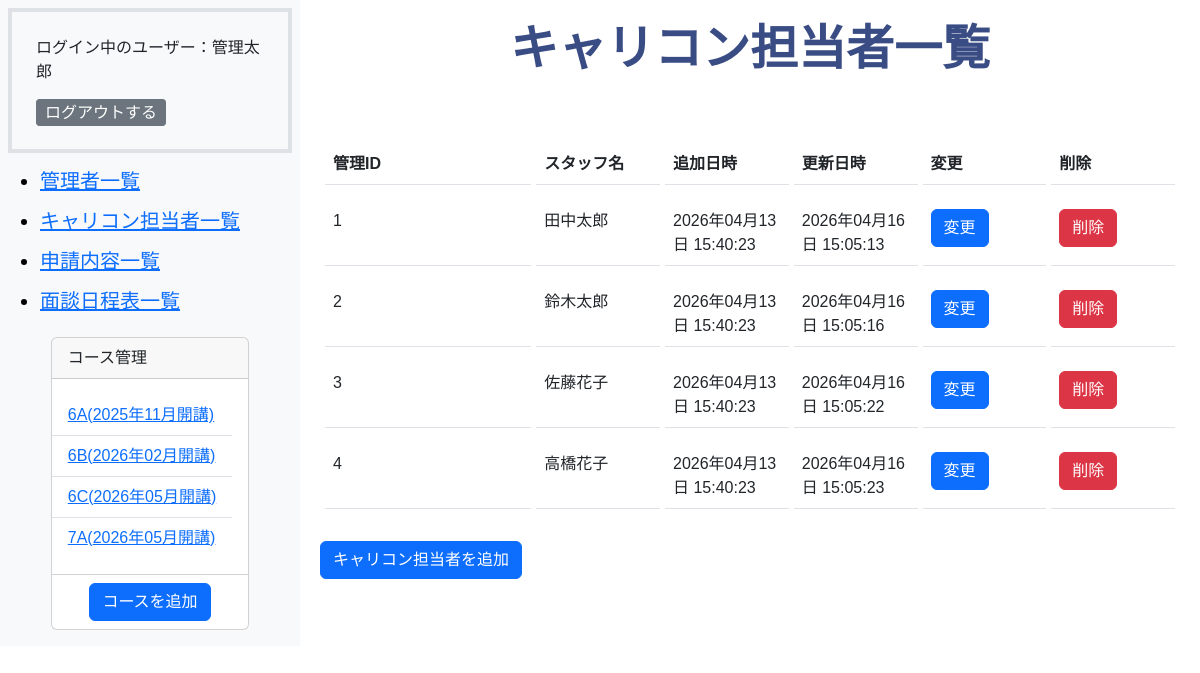
The app's page /admin/carcon_staff.php (signed in) with its own data.
### tables this page shows
CREATE TABLE `m_courses` (
  `id` int(11) NOT NULL,
  `name` varchar(255) NOT NULL,
  `start_date` date NOT NULL,
  `end_date` date NOT NULL,
  `course_type` int(11) NOT NULL,
  `classroom_id` int(11) NOT NULL,
  `is_deleted` tinyint(1) NOT NULL DEFAULT 0,
  `created_at` datetime NOT NULL DEFAULT current_timestamp(),
  `updated_at` datetime NOT NULL DEFAULT current_timestamp() ON UPDATE current_timestamp()
);

CREATE TABLE `m_classrooms` (
  `id` int(11) NOT NULL,
  `name` varchar(255) NOT NULL,
  `created_at` datetime NOT NULL DEFAULT current_timestamp(),
  `updated_at` datetime NOT NULL DEFAULT current_timestamp() ON UPDATE current_timestamp()
);

CREATE TABLE `m_carcon_staffs` (
  `id` int(11) NOT NULL,
  `last_name` varchar(255) NOT NULL,
  `first_name` varchar(255) NOT NULL,
  `is_deleted` tinyint(1) NOT NULL DEFAULT 0,
  `created_at` datetime NOT NULL DEFAULT current_timestamp(),
  `updated_at` datetime NOT NULL DEFAULT current_timestamp() ON UPDATE current_timestamp()
);

### includes/functions.php (called while the page is built, shortened)
<?php
function h($string)
{
    return htmlspecialchars($string, ENT_QUOTES, 'UTF-8');
}
function format_date($datetime, $type)
{
    $format_types = [
        1 => 'Y年m月d日 H:i:s',
        2 => 'Y年m月',
        3 => 'm月d日',
        4 => 'Y年m月d日',
        5 => 'Y',
        6 => 'm',
    ];
    return date($format_types[$type], strtotime($datetime));
}

### admin/carcon_staff.php (the view, shortened to what this page needs)
<?php
require_once __DIR__ . '/../includes/functions.php';
try {
    $db = db_connect();
    $sql = "SELECT * FROM m_carcon_staffs WHERE is_deleted=0";
    $stmt = $db->prepare($sql);
    $stmt->execute();
    $carcon_staffs = $stmt->fetchAll(PDO::FETCH_ASSOC);
} catch (PDOException $e) {
    exit($e->getMessage());
}
?>
<!DOCTYPE html>
<html lang="ja">
<head>
    <link href="https://cdn.jsdelivr.net/npm/bootstrap@5.3.0/dist/css/bootstrap.min.css" rel="stylesheet">
    <link rel="stylesheet" href="../css/style.css">
</head>
<body class="admin-wrapper">
    <?php
    require dirname(__FILE__) . '/sidebar.php';
    ?>
    <section class="admin-main-wrapper">
        <h1 class="display-5 fw-bold text-center">キャリコン担当者一覧</h1>
        <table class="table table-hover">
            <thead>
                <tr>
                    <th scope="col">管理ID</th>
                    <th scope="col">スタッフ名</th>
                    <th scope="col">追加日時</th>
                    <th scope="col">更新日時</th>
                    <th scope="col">変更</th>
                    <th scope="col">削除</th>
                </tr>
            </thead>
            <tbody>
                <?php foreach ($carcon_staffs as $data): ?>
                    <tr>
                        <td><?php echo h($data["id"]); ?></td>
                        <td><?php echo h($data["last_name"] . $data["first_name"]); ?></td>
                        <td><?php echo h(format_date($data["created_at"], 1)); ?></td>
                        <td><?php echo h(format_date($data["updated_at"], 1)); ?></td>
                        <td><a href="carcon_staff_edit.php?id=<?php echo h($data["id"]); ?>" class="btn btn-primary d-inline-block">変更</a></td>
                        <td><a href="carcon_staff_del_do.php?id=<?php echo h($data["id"]);  ?>" onclick="return confirm('削除してよろしいですか？');" class="btn btn-danger d-inline-block">削除</a></td>
                    </tr>
                <?php endforeach; ?>
            </tbody>
        </table>
        <a href="carcon_staff_add.php" class="btn btn-primary d-inline-block">キャリコン担当者を追加</a>
    </section>
</body>
</html>

### admin/sidebar.php (shortened to what this page needs)
<?php
$sql = "SELECT m_courses.id as course_id,m_courses.name as courses_name, m_courses.is_deleted as m_courses_is_deleted,start_date,m_classrooms.name as classroom_name FROM m_courses INNER JOIN m_classrooms ON m_courses.classroom_id = m_classrooms.id  ORDER BY start_date ASC";
$stmt = $db->prepare($sql);
$stmt->execute();
$course_list = $stmt->fetchAll(PDO::FETCH_ASSOC);
?>
<aside class="admin-sidebar-wrapper bg-light p-2">
    <div class="p-4 border border-4">
        <p class="fs-6">ログイン中のユーザー：<?php echo isset($_SESSION['login_admin_id']) ? $_SESSION['staff_name'] : "未ログイン"; ?></p>
        <a href="./logout.php" class="btn btn-secondary btn-sm fs-6 d-inline">ログアウトする</a>
    </div>
    <nav class="navbar navbar-light bg-light">
        <ul>
            <li class="navbar-brand"><a href="staff.php">管理者一覧</a></li>
            <li class="navbar-brand"><a href="carcon_staff.php">キャリコン担当者一覧</a></li>
            <li class="navbar-brand"><a href="index.php">申請内容一覧</a></li>
            <li class="navbar-brand"><a href="schedule.php">面談日程表一覧</a></li>
        </ul>
        <div id="course" class="card pb-2  m-auto">
            <p class="card-header">コース管理</p>
            <ul class="card-body list-group list-group-flush mb-2">
                <?php
                foreach ($course_list as $course):
                ?>
                    <?php if ($course['m_courses_is_deleted'] == 0): ?>
                        <li class="list-group-item"><a href="student.php?course_id=<?php echo h($course['course_id']) ?>"><?php echo h($course['classroom_name']) ?>(<?php echo h(format_date($course['start_date'], 2)) ?>開講)</a></li>
                    <?php endif; ?>
                <?php endforeach; ?>
            </ul>
            <a href="course_add.php" class="btn btn-primary m-auto">コースを追加</a>
        </div>
    </nav>
</aside>

### css/style.css (style rules this page uses)
.admin-wrapper { display: flex; }
.admin-sidebar-wrapper { width: max(300px, 20%); }
.admin-main-wrapper { width: 80%; padding-inline: 20px; padding-block-start: 20px; margin-inline-start: max(300px, 20%); ; }
aside { position: fixed; }
body { font-family: 'LINE Seed JP', sans-serif; }
table { border-collapse: separate; border-spacing: 5px 16px; table-layout: fixed; width: 100%; }
table td, table th { padding: 1.0rem 0.6rem; }
th:first-child, td:first-child { width: 25%; }
h1 { text-align: center; color: #394C84; margin-bottom: 50px; }
.btn { display: flex; justify-content: space-between; align-items: end; white-space: nowrap; }
.navbar { background-color: #F6F8FB; }

### records on screen
m_courses: classroom.name "6A", start_date "2025年11月"
m_courses: classroom.name "6B", start_date "2026年02月"
m_courses: classroom.name "6C", start_date "2026年05月"
m_courses: classroom.name "7A", start_date "2026年05月"
m_carcon_staffs: id "1", last_name+first_name "田中太郎", created_at "2026年04月13日 15:40:23", updated_at "2026年04月16日 15:05:13"
m_carcon_staffs: id "2", last_name+first_name "鈴木太郎", created_at "2026年04月13日 15:40:23", updated_at "2026年04月16日 15:05:16"
m_carcon_staffs: id "3", last_name+first_name "佐藤花子", created_at "2026年04月13日 15:40:23", updated_at "2026年04月16日 15:05:22"
m_carcon_staffs: id "4", last_name+first_name "高橋花子", created_at "2026年04月13日 15:40:23", updated_at "2026年04月16日 15:05:23"

### other values on screen
$_SESSION['staff_name'] "管理太郎"
